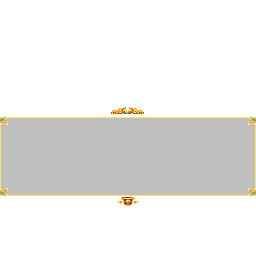
#> input picture tools/tablist_source/tabsponsor.png, 256 x 256 px
$ python tablist_frame.py
#> lines starting #> are read from the running program, lines starting #| are printed output that depends on the picture
#!/usr/bin/env python3
"""Tab-list background, taken from the `tablist.zip` the owner uploaded.

The zip is a config bundle for a font-image tablist plugin:

    tablist/configs/config.yml            -> namespace "tablist", font_images with
                                             y_position/scale_ratio per rank
    tablist/textures/tablist/tabsponsor.png -> 256x256, the gold frame + 25% black backdrop

Nothing is redrawn: the texture is copied into the pack byte for byte under the zip's own
namespace (`tablist:tablist/tabsponsor`), and the sizes the server needs are cut out of *those*
pixels:

  * the frame band lives on rows 107..205 of the square canvas (99 rows tall, 256 wide);
  * a tab list is not a fixed height, so the band is nine-sliced vertically: the top cap
    (corners + top emblem) and the bottom cap (corners + bottom emblem) are kept 1:1, and only the
    two straight side rails + the flat backdrop between them are stretched. No ornament is ever
    distorted, and the 1px gold rail stays 1px.

Outputs:
  resourcepack/assets/tablist/textures/tablist/tabsponsor.png       (verbatim, the zip's file)
  resourcepack/assets/bosketball/textures/font/tab_frame_r<NN>.png  (one per tab row count)

    python3 tools/tablist_frame.py
"""

from __future__ import annotations

from pathlib import Path

from PIL import Image

ROOT = Path(__file__).resolve().parent.parent
SOURCE = ROOT / "tools/tablist_source/tabsponsor.png"
PACK_NAMESPACE = ROOT / "resourcepack/assets/tablist/textures/tablist"
FONT_DIR = ROOT / "resourcepack/assets/bosketball/textures/font"

BAND_TOP, BAND_BOTTOM = 107, 206      # measured alpha bbox of the frame band
# 5 columns x 3 rows, measured on the band: the corner ornaments and the two crests are kept 1:1,
# only the four straight rail segments are stretched (in x for the top/bottom rails, in y for the
# side rails). That is what lets the same 256x99 frame become any width the tab list needs.
COLUMNS = [(0, 17), (17, 111), (111, 144), (144, 240), (240, 256)]
ROWS = [(0, 22), (22, 77), (77, 99)]
FLEX_COLUMNS = (1, 3)
FLEX_ROW = 1

FRAME_WIDTH = 384
# Round 28 — the frame is now generated for *every* row count instead of four coarse buckets.
#
# A tab list is laid out in 9 px client lines: 1 frame line + the logo block + the counter line,
# then one 9 px line per online player, then the two footer lines. The old buckets (4/10/15/20
# rows -> 200/250/292/332) were computed with a wrong per-row pitch (8.3 px) and a base that was
# ~65 px too tall, so a 1-player tab list showed a huge empty band under the footer.
#
# Measured on a real 2x screenshot of a 1-player tab list (frame rail at rows 10 and 189 of a
# 200 px frame): the last footer line ends at row 119.5, i.e. 69.5 px above the bottom rail.
# Keeping an 8 px lip above the rail gives the exact height of a 1-row frame:
#   119.5 + 8 + 11 (rail + bottom emblem) = 139 px
# and every extra player row adds exactly one 9 px client line.
#
# Round 32 — the owner's own screenshot measured the visible panel: 128 px tall for a single
# player (2x GUI scale, rails at x=31/797, panel from y=2 to y=258), i.e. exactly the height of the
# *content box*. The 139 px frame was therefore clipped by ~11 px, which is what "il manque une
# partie" described: the bottom rail and its crest never appeared.
#
# The contract is now: frame height == content height. The header starts with an empty frame line
# (the top cap lives there) and the footer ends with two empty lines (the bottom cap lives there),
# so the panel is 15 client lines for one player: 15 * 9 = 135 px, and every extra row adds 9 px.
LINE_HEIGHT = 9
ROWS_1_HEIGHT = 135
TAB_ROWS = range(1, 21)


def height_for(rows: int) -> int:
    """Pixel height of the frame that hugs a tab list with `rows` player rows."""
    return ROWS_1_HEIGHT + LINE_HEIGHT * (max(1, rows) - 1)


def frame_band() -> Image.Image:
    with Image.open(SOURCE) as img:
#> img is the input picture: PIL image 256x256 RGBA; mean R, G, B, A 3.8, 3.2, 1.4, 23
        return img.convert("RGBA").crop((0, BAND_TOP, img.width, BAND_BOTTOM))
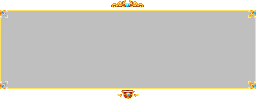
#> returned value: PIL image 256x99 RGBA; mean R, G, B, A 9.9, 8.2, 3.6, 59.6; transparent parts drawn white


# Round 32 — the fill is gone.
#
# Round 29 had replaced the zip's 25% veil with an opaque teal gradient so the panel looked the
# same over any scenery. The owner's verdict: "pourquoi il y a un fond fonce ? enleve la partie
# toujours sombre". The gradient was darkest exactly where the footer sits, so the bottom third of
# the tab read as a black band. The frame is now a pure gold outline with a transparent interior,
# exactly like the vanilla tab list (which has no background of its own): no fill, no gradient,
# only the rails, the corner ornaments and the two crests.
#
# A 1 px bevel stays: a soft shadow line under the top rail and above the bottom rail, at 35%
# alpha — enough to give the rails depth without ever looking like a panel.
BEVEL = (0, 0, 0, 90)
TOP_RAIL_ROW = 10
BOTTOM_RAIL_MARGIN = 11


def clear_backdrop(img: Image.Image, rail_top: int = TOP_RAIL_ROW,
                   bottom_margin: int = BOTTOM_RAIL_MARGIN) -> Image.Image:
    """Drops the veil/gradient entirely: only the gold frame stays, the inside is see-through."""
    w, h = img.size
    rail_bottom = h - bottom_margin
    px = img.load()
    for y in range(rail_top + 1, rail_bottom):
        for x in range(1, w - 1):
            r, g, b, a = px[x, y]
            if a <= 96 and r < 24 and g < 24 and b < 24:      # the veil pixel only
                px[x, y] = (0, 0, 0, 0)
    # 1 px bevel under the top rail / above the bottom rail (ornaments untouched).
    for x in range(1, w - 1):
        r, g, b, a = px[x, rail_top + 1]
        if a <= 96 and r < 24:
            px[x, rail_top + 1] = BEVEL
        r, g, b, a = px[x, rail_bottom - 1]
        if a <= 255 and r < 24 and g < 24 and b < 40 and a > 0:
            px[x, rail_bottom - 1] = BEVEL
    return img


def build(width: int = FRAME_WIDTH, height: int = ROWS_1_HEIGHT) -> Image.Image:
    """Nine-slice the band to (width, height) without ever touching an ornament."""
    band = frame_band()
    fixed_w = sum(c[1] - c[0] for i, c in enumerate(COLUMNS) if i not in FLEX_COLUMNS)
    flex_w = width - fixed_w
    col_w = {}
    share = flex_w // len(FLEX_COLUMNS)
    for i in FLEX_COLUMNS[:-1]:
        col_w[i] = share
    col_w[FLEX_COLUMNS[-1]] = flex_w - share * (len(FLEX_COLUMNS) - 1)

    fixed_h = sum(r[1] - r[0] for i, r in enumerate(ROWS) if i != FLEX_ROW)
    mid_h = max(1, height - fixed_h)

    out = Image.new("RGBA", (width, height), (0, 0, 0, 0))
#> out: PIL image 384x135 RGBA; every value is 0
    y_out = 0
    for r_index, (y0, y1) in enumerate(ROWS):
        row_h = mid_h if r_index == FLEX_ROW else y1 - y0
        x_out = 0
        for c_index, (x0, x1) in enumerate(COLUMNS):
            cell = band.crop((x0, y0, x1, y1))
            target_w = col_w[c_index] if c_index in FLEX_COLUMNS else x1 - x0
            if cell.size != (target_w, row_h):
                cell = cell.resize((max(1, target_w), max(1, row_h)), Image.NEAREST)
            out.alpha_composite(cell, (x_out, y_out))
            x_out += max(1, target_w)
        y_out += max(1, row_h)
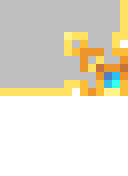
#> cell: PIL image 16x22 RGBA (shown 8 times larger); mean R, G, B, A 35.8, 30.3, 13.7, 63.8; transparent parts drawn white
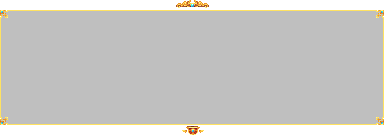
#> out: PIL image 384x135 RGBA; mean R, G, B, A 6.4, 5.5, 2.4, 59.9; transparent parts drawn white
#> after the loop, y_out = 135
    return out


def write() -> list[tuple[Path, tuple[int, int]]]:
    import shutil

    PACK_NAMESPACE.mkdir(parents=True, exist_ok=True)
    shipped = PACK_NAMESPACE / "tabsponsor.png"
    shutil.copyfile(SOURCE, shipped)          # the zip's bytes, untouched

    FONT_DIR.mkdir(parents=True, exist_ok=True)
    for stale in FONT_DIR.glob("tab_frame_*.png"):
        stale.unlink()
    written: list[tuple[Path, tuple[int, int]]] = [(shipped, (256, 256))]
    for rows in TAB_ROWS:
        img = clear_backdrop(build(FRAME_WIDTH, height_for(rows)))
#> in clear_backdrop, `w, h = img.size`: w = 384; h = 135
#> in clear_backdrop, `rail_bottom = h - bottom_margin`: rail_bottom = 124
#> the loop in clear_backdrop, `for x in range(1, w - 1):` made 382 passes
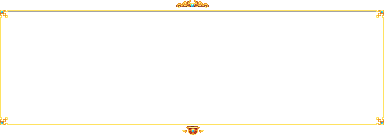
#> img: PIL image 384x135 RGBA; mean R, G, B, A 6.4, 5.5, 2.4, 7.4; transparent parts drawn white
        path = FONT_DIR / f"tab_frame_r{rows:02d}.png"
        img.save(path)
        written.append((path, img.size))
    return written


if __name__ == "__main__":
    for path, size in write():
        print(f"tab frame  {path.relative_to(ROOT)!s:64s} {size[0]}x{size[1]}")
